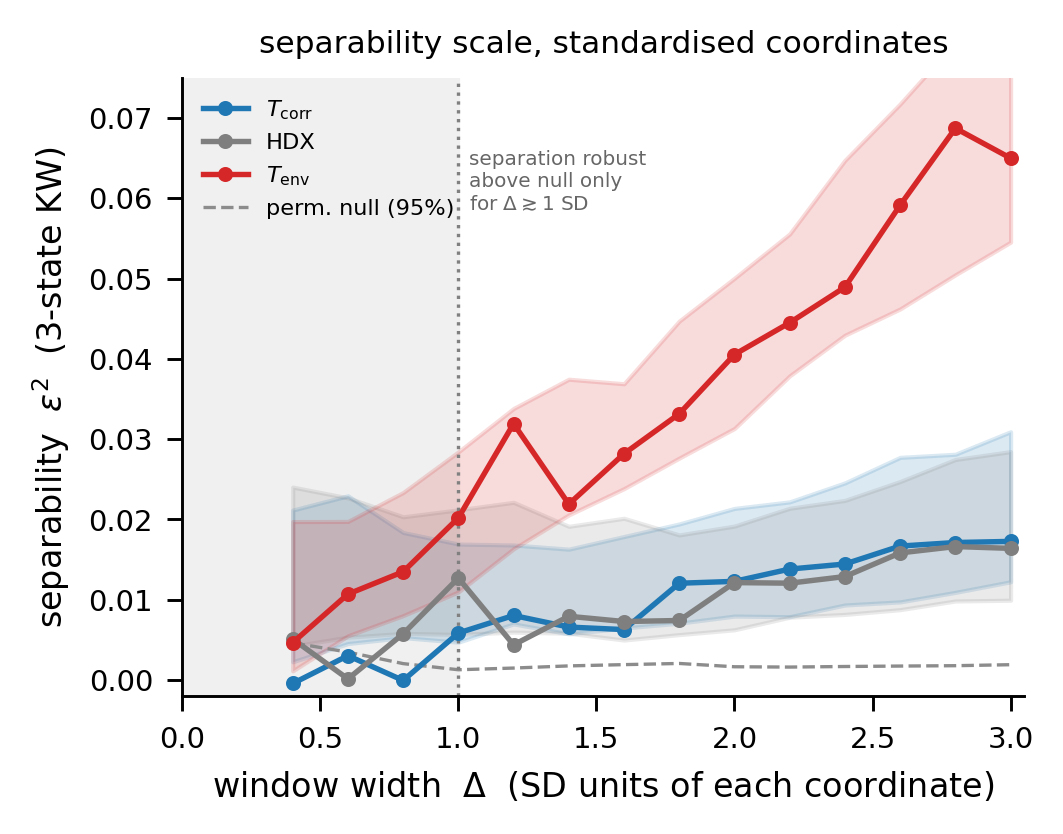

This figure's Python source:
"""F2b -- separability scale on standardised coordinates, with walk-stratified bootstrap CIs.
eps^2 of the 3-state separation vs window width Delta (in each coordinate's SD units). Solid line =
point estimate (median over windows); shaded band = walk-stratified bootstrap 16-84%; grey dashed =
permutation 95% null. The separation only becomes robustly non-null (bootstrap CI clear of the null)
around Delta ~ 1 SD, and even then eps^2 stays small in absolute terms (a few x10^-2): comfort is a
noisy response that no coordinate resolves strongly at the local scale. What the figure shows is the
COMPARISON -- T_env's local separability is ~3-4x that of T_corr and HDX at every scale.
Source: _f2b_data.csv (built by the bootstrap computation)."""
import os, numpy as np, pandas as pd, matplotlib.pyplot as plt
from _common import set_style, save, CM, COL
set_style()
HERE=os.path.dirname(os.path.abspath(__file__))
df=pd.read_csv(os.path.join(HERE,"_f2b_data.csv"))
spec=[("T_corr",COL["T_corr"],r"$T_{\rm corr}$"),("HDX_corr",COL["HDX"],"HDX"),("T_env",COL["T_env"],r"$T_{\rm env}$")]
FLOOR=1.0
fig,ax=plt.subplots(figsize=(9.2*CM,6.8*CM))
ax.axvspan(0,FLOOR,color="0.94",zorder=0)
for col,c,disp in spec:
    s=df[df.coord==col].sort_values("delta")
    ax.fill_between(s.delta,s.lo,s.hi,color=c,alpha=0.16,zorder=1)
    ax.plot(s.delta,s.obs,"-o",color=c,ms=2.6,lw=1.3,label=disp,zorder=3)
# single pooled null band (max over coords ~ same near 0)
s0=df.groupby("delta").null95.max()
ax.plot(s0.index,s0.values,"--",color="0.55",lw=0.8,zorder=2,label="perm. null (95%)")
ax.axvline(FLOOR,color="0.5",ls=":",lw=0.8)
ax.text(FLOOR+0.04,0.066,"separation robust\nabove null only\nfor $\\Delta\\gtrsim1$ SD",fontsize=4.8,color="0.4",va="top")
ax.set_xlabel(r"window width  $\Delta$  (SD units of each coordinate)")
ax.set_ylabel(r"separability  $\varepsilon^2$  (3-state KW)")
ax.set_xlim(0,3.05); ax.set_ylim(-0.002,0.075)
ax.set_title("separability scale, standardised coordinates",fontsize=7.5)
ax.legend(fontsize=5.4,frameon=False,loc="upper left")
save(fig,"F2b_scale_std")
print("done")
